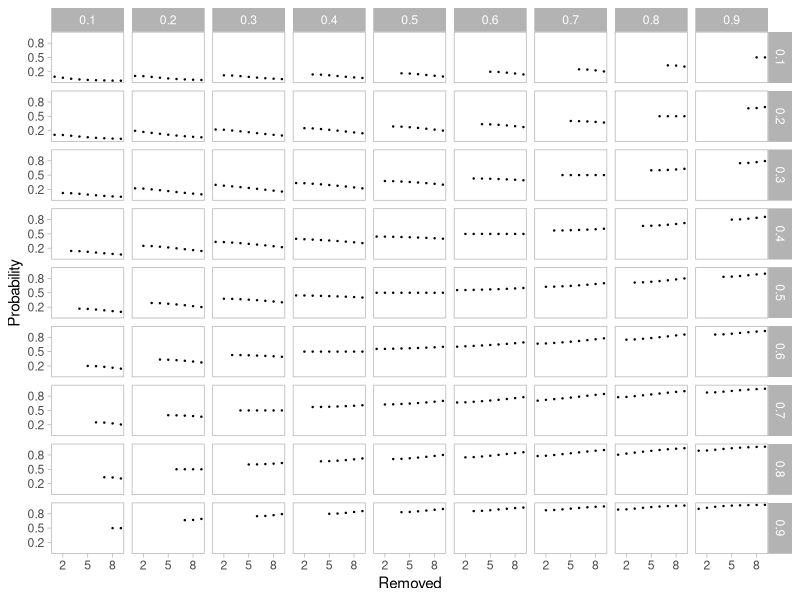
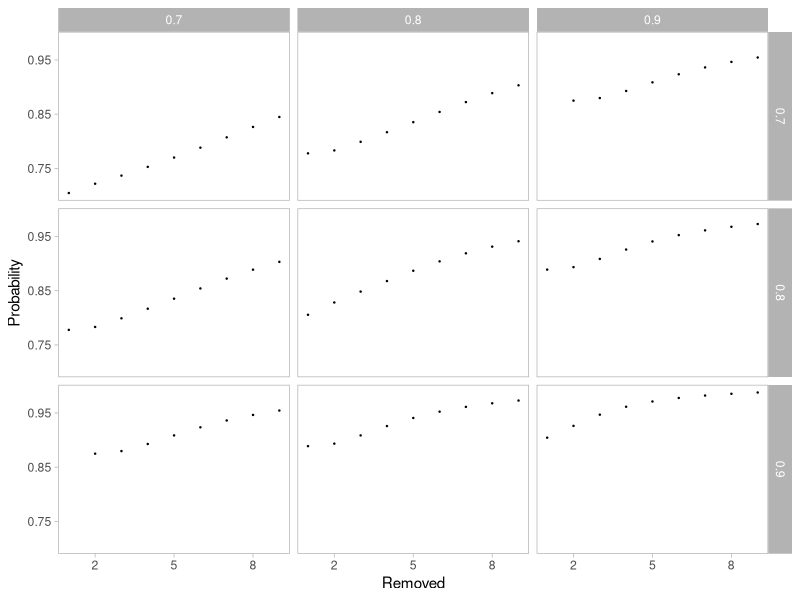
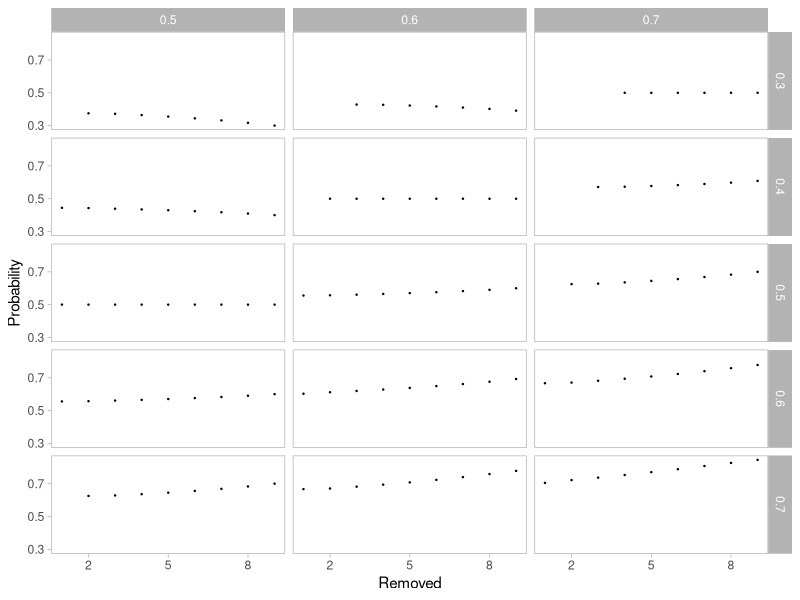
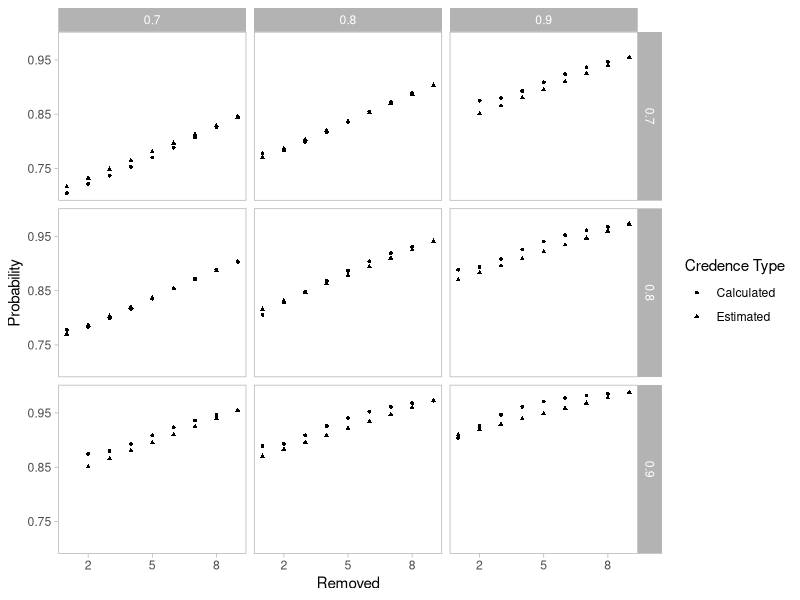
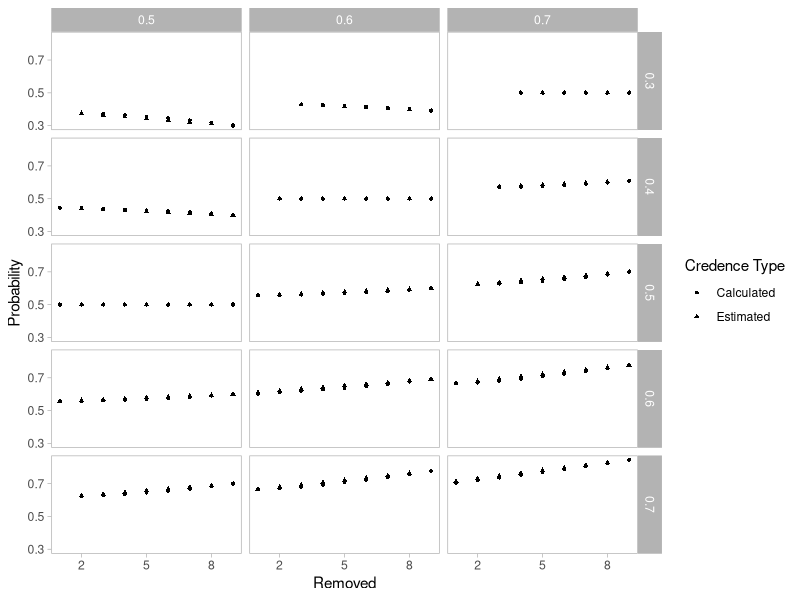

Generate these figures, in order, with R:
## ---- chunk 1
require(knitr)
require(tidyverse)
require(kableExtra)

knitr::opts_chunk$set(echo = FALSE, results = "asis")
## ---- chunk 2
r <- 0.5 # Proportion of balls that are white

master <- expand_grid(marked_ball = 0:1, 
                      ivy_white = 0:10, 
                      to_remove = 1:9, 
                      white_remove = 0:9, 
                      white_add = 0:9) %>%
  filter(white_remove <= ivy_white - marked_ball) %>%
  filter(white_remove <= to_remove) %>%
  filter(white_add <= to_remove) %>%
  filter(ivy_white >= marked_ball) %>%
  filter(ivy_white <= 9 + marked_ball) %>%
  mutate(ivy_black = 10 - ivy_white,
         black_remove = to_remove - white_remove,
         black_add = to_remove - white_add) %>%
  filter(black_remove <= ivy_black - 1 + marked_ball) %>%
  mutate(zack_white = ivy_white - white_remove + white_add,
         zack_black = ivy_black - black_remove + black_add,
         zack_total = zack_white + zack_black,
         ivy_prob = dhyper(ivy_white - marked_ball, 50 * r - marked_ball, 50 * (1-r) - 1 + marked_ball, 9),
         remove_prob = dhyper(white_remove, ivy_white - marked_ball, ivy_black - 1 + marked_ball, to_remove),
         add_prob = dhyper(white_add, 50 * r - ivy_white + white_remove, 50 * (1-r) - ivy_black + black_remove, to_remove),
         all_prob = (1-r + marked_ball * (2 * r - 1)) * ivy_prob * remove_prob * add_prob)

player <- master %>%
  group_by(ivy_white, zack_white, to_remove) %>%
  summarise(prob = weighted.mean(marked_ball, all_prob), .groups = 'drop') %>%
  rename(Ivy = ivy_white, Zack = zack_white, Removed = to_remove, Probability = prob) %>%
  mutate(Ivy = Ivy/10, Zack = Zack / 10)

player_plot <- ggplot(player %>%
                        filter(Ivy != round(Ivy, 0), Zack != round(Zack, 0)), 
                      aes(Removed, Probability)) +
  geom_point(size = 0.2) +
  facet_grid(rows = vars(Ivy), cols = vars(Zack)) +
  theme_light() +
  scale_x_continuous(breaks = seq(2, 8, 3)) +
  scale_y_continuous(breaks = seq(0.2, 0.8, 0.3)) +
  theme(panel.grid.major = element_blank(), panel.grid.minor = element_blank())

player_plot
## ---- chunk 3
ggplot(player %>%
            filter(Ivy != round(Ivy, 0), Zack != round(Zack, 0), Ivy > 0.6, Zack > 0.6),
            aes(Removed, Probability)) +
  geom_point(size = 0.2) +
  facet_grid(rows = vars(Ivy), cols = vars(Zack)) +
  theme_light() +
  scale_x_continuous(breaks = seq(2, 8, 3)) +
  scale_y_continuous(breaks = seq(0.75, 0.95, 0.1)) +
  theme(panel.grid.major = element_blank(), panel.grid.minor = element_blank())
## ---- chunk 4
ggplot(player %>%
            filter(Ivy > 0.2, Zack > 0.4, Ivy < 0.8, Zack < 0.8),
            aes(Removed, Probability)) +
  geom_point(size = 0.2) +
  facet_grid(rows = vars(Ivy), cols = vars(Zack)) +
  theme_light() +
  scale_x_continuous(breaks = seq(2, 8, 3)) +
  scale_y_continuous(breaks = seq(0.3, 0.7, 0.2)) +
  theme(panel.grid.major = element_blank(), panel.grid.minor = element_blank())
## ---- chunk 5
player$type = "Calculated"

player_model <- player %>%
  mutate(Probability =  #(9 - Removed) / 9 * (Ivy + Zack) / 2 + 
                        (9 - Removed) / 9  * (Ivy * Zack)^0.5 / ((Ivy * Zack)^0.5 + ((1 - Ivy)* (1 - Zack))^0.5) +
                        Removed / 9 * (Ivy * Zack) / ((Ivy * Zack) + ((1 - Ivy)* (1 - Zack)))
  ) %>%
   mutate(type = "Estimated")

all_player <- bind_rows(player, player_model) %>%
  rename(`Credence Type` = type)

ggplot(all_player %>%
         filter(Ivy >= 0.7, Ivy <= 0.9, Zack >= 0.7, Zack <= 0.9),
       aes(Removed, Probability)) +
  geom_point(size = 1, aes(shape = `Credence Type`)) +
  facet_grid(rows = vars(Ivy), cols = vars(Zack)) +
  theme_light() +
  scale_x_continuous(breaks = seq(2, 8, 3)) +
  scale_y_continuous(breaks = seq(0.75, 0.95, 0.1)) +
  theme(panel.grid.major = element_blank(), panel.grid.minor = element_blank())
## ---- chunk 6
ggplot(all_player %>%
         filter(Ivy >= 0.3, Ivy <= 0.7, Zack >= 0.5, Zack <= 0.7),
       aes(Removed, Probability)) +
  geom_point(size = 1, aes(shape = `Credence Type`)) +
  facet_grid(rows = vars(Ivy), cols = vars(Zack)) +
  theme_light() +
  scale_x_continuous(breaks = seq(2, 8, 3)) +
  scale_y_continuous(breaks = seq(0.3, 0.7, 0.2)) +
  theme(panel.grid.major = element_blank(), panel.grid.minor = element_blank())
## ---- chunk 7
master <- expand_grid(marked_ball = 0:1, 
                      who_first = c("Ivy", "Zack"),
                      how_round = 0:1,
                      first_white = 0:20, 
                      white_remove = 0:10) %>% 
  filter(white_remove <= first_white - marked_ball) %>%
  filter(first_white >= marked_ball) %>%
  filter(first_white <= 19 + marked_ball) %>%
  mutate(first_black = 20 - first_white,
         black_remove = 10 - white_remove) %>%
  filter(black_remove <= first_black - 1 + marked_ball) %>%
  mutate(second_white = first_white - white_remove,
         second_black = first_black - black_remove,
         second_total = second_white + second_black,
         first_white_display = case_when(first_white %% 2 == 0 ~ first_white / 2,
                                         TRUE ~ first_white/2 - 0.5 + how_round),
         first_white_display = as.integer(first_white_display),
         ivy_white = case_when(who_first == "Ivy" ~ first_white_display,
                               TRUE ~ second_white),
         zack_white = case_when(who_first == "Zack" ~ first_white_display,
                               TRUE ~ second_white),
         first_prob = dhyper(first_white - marked_ball, 25 - marked_ball, 24 + marked_ball, 19),
         remove_prob = dhyper(white_remove, first_white - marked_ball, first_black - 1 + marked_ball, 10),
         all_prob = 1/8 * first_prob * remove_prob)

player <- master %>%
  group_by(ivy_white, zack_white) %>%
  summarise(prob = weighted.mean(marked_ball, all_prob), .groups = 'drop') %>%
  rename(Ivy = ivy_white, Zack = zack_white, Probability = prob) %>%
  mutate(Ivy = Ivy/10,
         Zack = Zack / 10,
         Probability = round(Probability, 3)) %>%
  filter(Ivy != round(Ivy), Zack != round(Zack)) %>%
  pivot_wider(values_from = Probability,
              names_from = Zack) %>%
  rename(`Ivy/Zack` = Ivy)

kable(player, 
      booktabs = TRUE,
      linesep = "")
